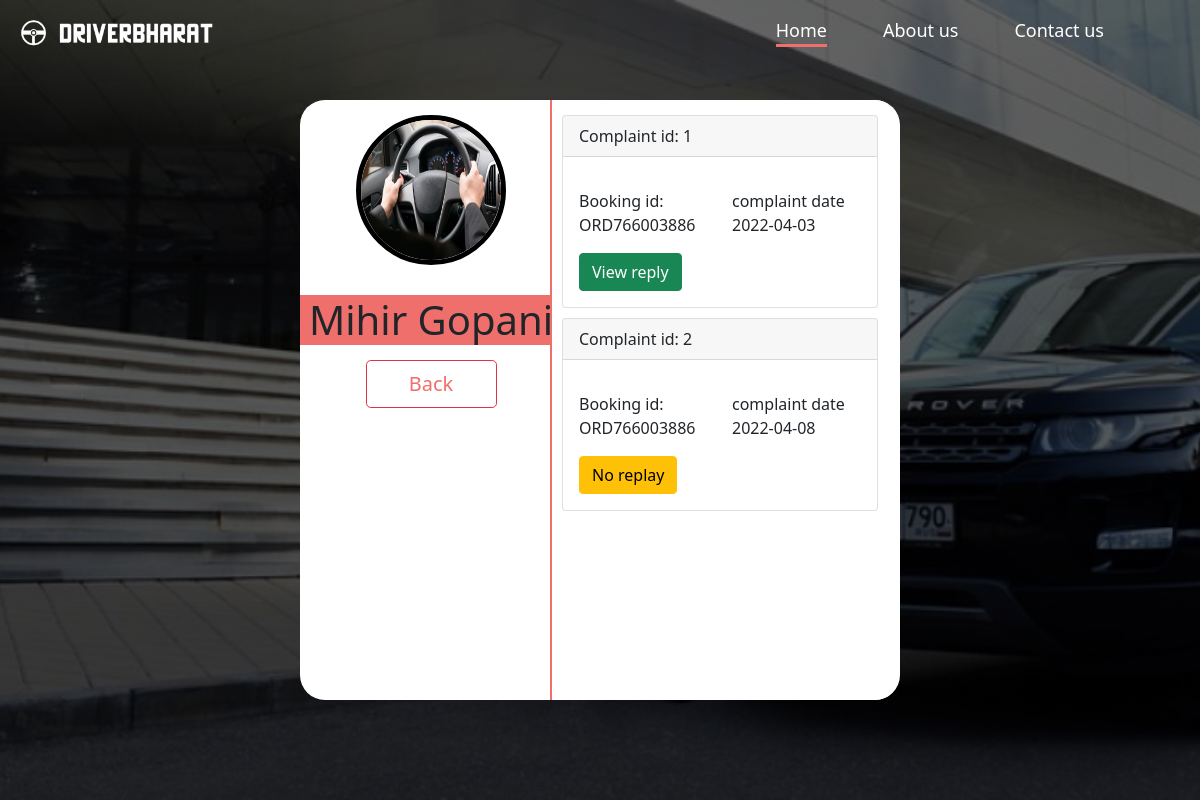
The app's page /profile/complaints.php (signed in) with its own data.
### tables this page shows
CREATE TABLE `user_db` (
  `u_id` int(10) NOT NULL,
  `u_fn` varchar(15) NOT NULL,
  `u_ln` varchar(15) NOT NULL,
  `u_mail` varchar(30) NOT NULL,
  `u_contact` varchar(10) NOT NULL,
  `u_pass` varchar(255) NOT NULL,
  `u_gender` varchar(10) DEFAULT NULL,
  `u_add` text DEFAULT NULL,
  `u_city` varchar(30) DEFAULT NULL,
  `u_state` varchar(30) DEFAULT NULL,
  `join_date` date DEFAULT NULL,
  `u_role` int(2) NOT NULL DEFAULT 1,
  `pic` varchar(255) DEFAULT NULL
);

CREATE TABLE `complaint_db` (
  `cmp_id` int(10) NOT NULL,
  `u_id` int(10) NOT NULL,
  `u_name` varchar(30) NOT NULL,
  `d_id` int(15) NOT NULL,
  `d_name` varchar(50) NOT NULL,
  `o_id` varchar(50) NOT NULL,
  `u_mail` varchar(30) NOT NULL,
  `complaint` varchar(100) NOT NULL,
  `cmp_date` date NOT NULL DEFAULT current_timestamp(),
  `reply` text NOT NULL,
  `status` int(11) NOT NULL DEFAULT 0
);

### profile/complaints.php (the view, shortened to what this page needs)
<!DOCTYPE html>
<html lang="en">
<head>
    <link rel="stylesheet" href="css/info.css">
    <link rel="stylesheet" href="css/navbar.css">
    <link href='https://cdn.jsdelivr.net/npm/boxicons@2.0.5/css/boxicons.min.css' rel='stylesheet'>
    <link href="https://cdn.jsdelivr.net/npm/bootstrap@5.1.3/dist/css/bootstrap.min.css" rel="stylesheet">
    <?php
include ('php/conn.php');
$mail = $_SESSION['email'];
$fatch = "select * from user_db where u_mail = '$mail' ";
$query = mysqli_query($conn , $fatch);
$run = mysqli_fetch_assoc($query);
$id = $run['u_id'];
$fname = $run['u_fn'];
$lname = $run['u_ln'];
$photo = $run['pic'];
?>
</head>
<body>
<body>
<div class="banner">
        <nav class="navbar navbar-expand-lg">
            <div class="container-fluid">
                <a class="navbar-brand" href="#"><img src="../img/pnglogo.png" alt="" class="logo"></a>
                <div class="collapse navbar-collapse" id="navbarNav">
                    <ul class="navbar-nav ms-auto">
                        <li class="nav-item">
                            <a class="nav-link bdlink active" aria-current="page" href="../home.php">Home</a>
                        </li>
                        <li class="nav-item">
                            <a class="nav-link bdlink" href="../about us.php">About us</a>
                        </li>
                        <li class="nav-item">
                            <a class="nav-link bdlink" href="../contact us.php">Contact us</a>
                        </li>
                        <li class="nav-item">
                            <a class="nav-link" href="profile/profile.php"><i class="far fa-user-circle"></i></a>
                        </li>
                    </ul>
                </div>
            </div>
        </nav>
        <div class="container w-50 h-75">
            <div class="col-5 col-first">
                <div class="row">
                    <div class="col">
                        <div class="imgdiv">
                            <?php
                                if ($photo == '') {
                            ?>
                            <img id="profileimg" src="php/pictures/default.jpg">
                            <?php
                                } else {
                            ?>
                            <img id="profileimg" src="php/<?php echo $photo; ?>">
                            <?php
                                }
                            ?>
                        </div>
                    </div>
                    <div class="col">
                        <h1 class="col-name">
                            <?php echo "$fname $lname"; ?>
                        </h1>
                    </div>
                    <div class="col btns">
                        <a href="profile.php" class="btn btn-danger btn-lg" role="button" aria-disabled="true">Back</a>
                    </div>
                </div>
            </div>
            <div class="col-7 bookings">
                <?php
                    $query = " SELECT * FROM complaint_db WHERE u_id = $id";
                    $query_run = mysqli_query($conn, $query);
                    while ($row = mysqli_fetch_array($query_run) ){
                    $status  = $row['status']
                ?>
                <div class="card">
                    <div class="card-header">
                        Complaint id: <?php echo $row['cmp_id']; ?>
                    </div>
                    <div class="card-body">
                    <p class="card-text">
                        <div class="row">
                            <div class="col">
                                Booking id: <?php echo $row['o_id']; ?>
                            </div>
                            <div class="col">
                                complaint date <?php echo $row['cmp_date']; ?>
                            </div>
                        </div>
                    </p>
                    <?php
                        if($status == 1) {
                    ?>
                    <a href="php/complaintdetails.php?id=<?php echo $row['cmp_id'];?>" class="btn btn-success">View reply</a>
                    <?php
                        } else if ($status == 0) {
                    ?>
                        <a href="#" class="btn btn-warning">No replay</a>
                    <?php
                        }
                    ?>
                    </div>
                </div>
                <?php
                    }
                    ?>
            </div>
        </div>
    </div>
</body>
</body>
</html>

### profile/css/info.css (style rules this page uses)
* { margin: 0; padding: 0; box-sizing: border-box; }
body { width: 100%; box-sizing: border-box; height: 100vh; background-color: turquoise; }
.banner .container { background-color: white; overflow: hidden; border-radius: 25px; display: flex; margin-top: 3%; }
.col-first { border-right: 2px solid #ef6f6c; box-sizing: border-box; }
.col-first .row { padding: 0; flex-direction: column; }
.col-first .row .col { margin: 0 auto; padding: 0; text-align: center; }
#profileimg { display: block; width: 150px; height: 150px; margin: 15px auto; border-radius: 50%; border: 5px solid black; }
.col-name { background-color: #ef6f6c; height: 50px; line-height: 50px; width: 100%; display: block; margin: 15px auto; text-align: center; overflow: hidden; }
.btns { margin: 25px auto; display: flex; flex-direction: column; width: 50% !important; }
.btns a { color: #ef6f6c !important; background-color: transparent !important; }
.col-7 { background-color: white; vertical-align: middle; padding: 10% 10px; height: 70% !important; }
.bookings { height: 100% !important; padding-top: 5px !important; overflow: scroll !important; overflow-x: hidden !important; }
.bookings .card { margin: 10px 0; }

### profile/css/navbar.css (style rules this page uses)
* { margin: 0; padding: 0; box-sizing: border-box; }
.banner { width: 100%; height: 100vh; background-image: linear-gradient( rgba(0, 0, 0, 0.6), rgba(0, 0, 0, 0.7)), url(../../img/home.jpg); background-size: cover; background-position: center; }
.logo { width: 210px; cursor: pointer; }
.navbar ul li { margin: 0 20px; font-size: 18px; transition: 1s ease; direction: ltr; }
.navbar ul li a { text-decoration: none; color: white; }
.bdlink::after { content: ''; display: block; width: 0%; height: 3px; background-color: #ef6f6c; transition: 0.9s ease; }
.active::after { width: 100%; }

### records on screen
user_db: pic (picture), u_fn "Mihir", u_ln "Gopani"
complaint_db: cmp_id "1", o "ORD766003886", cmp_date "2022-04-03"
complaint_db: cmp_id "2", o "ORD766003886", cmp_date "2022-04-08", status "No replay"
